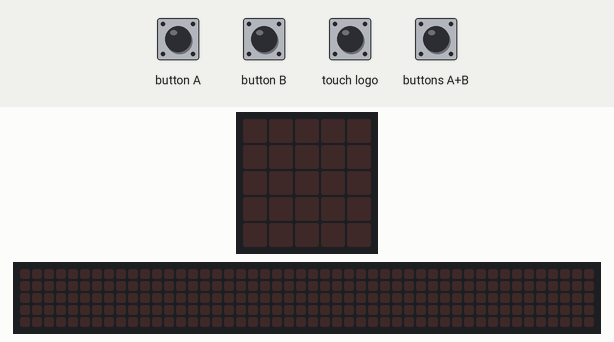
A program run on a simulated BBC micro:bit (MakeCode). Parts: the board's 5×5 LED display, a strip that is not on the board, showing the scrolling text unrolled. The test bench sets the inputs (shaded band). Random numbers come from a fixed seed; the 48×5 strip is a reading aid, not a part: it shows the text the display is scrolling, unrolled, one strip-width of it at a time.

Above: at 1.2 s.
1.3 s: button B pressed for 0.15 s
At 3.92 s:
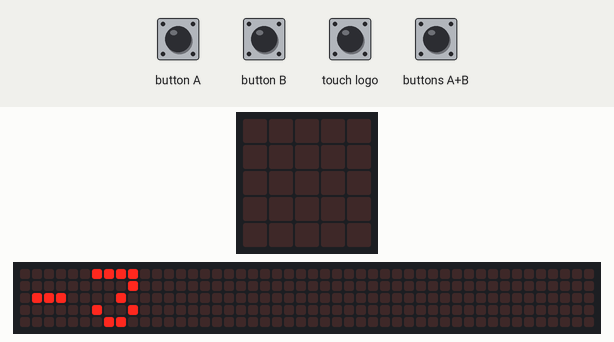
4.3 s: button A pressed for 0.15 s
At 5.3 s:
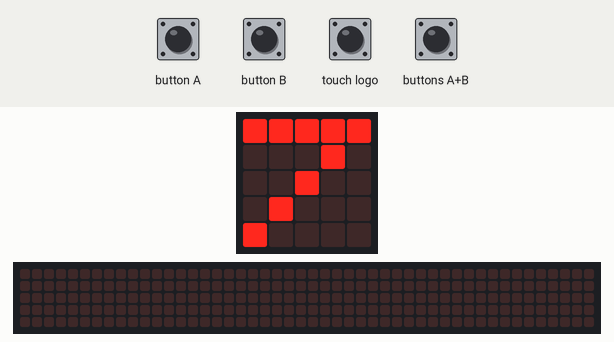
5.9 s: touch logo pressed for 0.15 s
At 7.7 s:
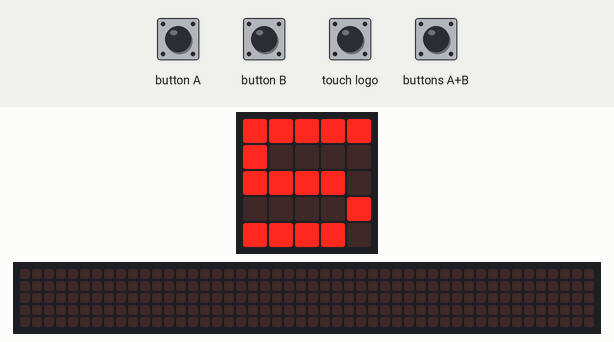
8.3 s: buttons A+B pressed for 0.15 s
At 10.92 s:
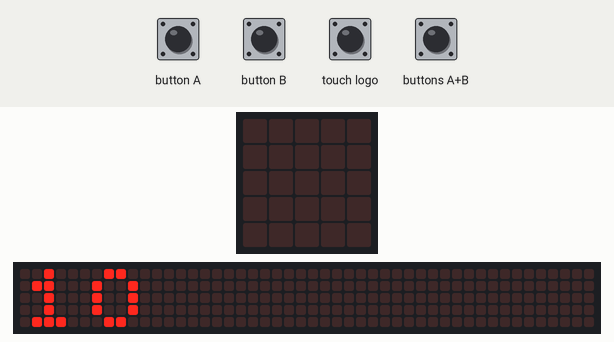
11.3 s: buttons A+B pressed for 1 s
At 12.67 s:
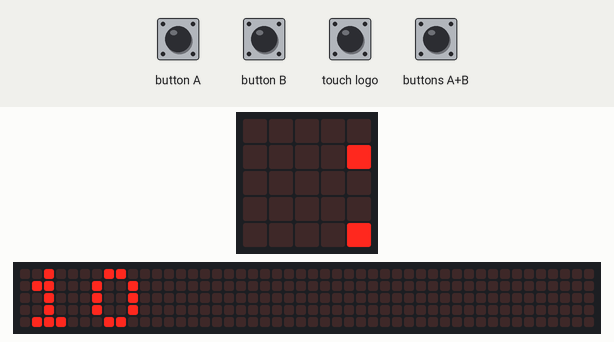
Timing chart, 0 to 14.3 s (numbered marks = the images above; inputs shaded):
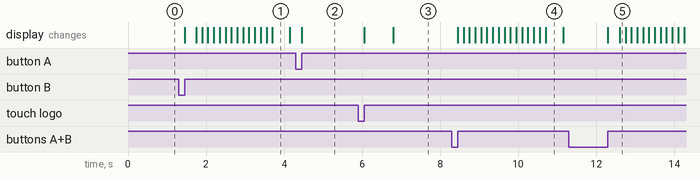

Measured:
- after the input at 1.3 s, the display: changes after 0.15 s (image 1)
- after the input at 4.3 s, the display: changes after 0.15 s (image 2)
- after the input at 5.9 s, the display: first changes after 0.15 s (image 3 shows a later state)
- after the input at 8.3 s, the display: first changes after 0.15 s (image 4 shows a later state)
- after the input at 11.3 s, the display: first changes after 1.0 s (image 5 shows a later state)
- what the display in image 1 shows lasts 0.5 s, from 3.7 s to 4.2 s

The program:

main.ts
```typescript
input.onLogoEvent(TouchButtonEvent.Pressed, function () {
    basic.showNumber(numero_1)
    basic.showNumber(numero_2)
})
input.onButtonPressed(Button.A, function () {
    suma = numero_1 + numero_2
    basic.showNumber(suma)
    texto = "sumaste"
})
input.onButtonPressed(Button.AB, function () {
    multiplicacion = numero_1 * numero_2
    basic.showNumber(multiplicacion)
    texto = "multiplicaste"
})
input.onButtonPressed(Button.B, function () {
    resta = numero_1 - numero_2
    basic.showNumber(resta)
    texto = "restate"
})
let texto = ""
let multiplicacion = 0
let resta = 0
let suma = 0
let numero_2 = 0
let numero_1 = 0
numero_1 = randint(1, 5)
numero_2 = randint(1, 5)
suma = 0
resta = 0
multiplicacion = 0
texto = "Ninguna"
```

test.ts
```typescript
// aquí va el archivo "tests"; esto no se compilará cuando este paquete se utilice como una extensión.
```
